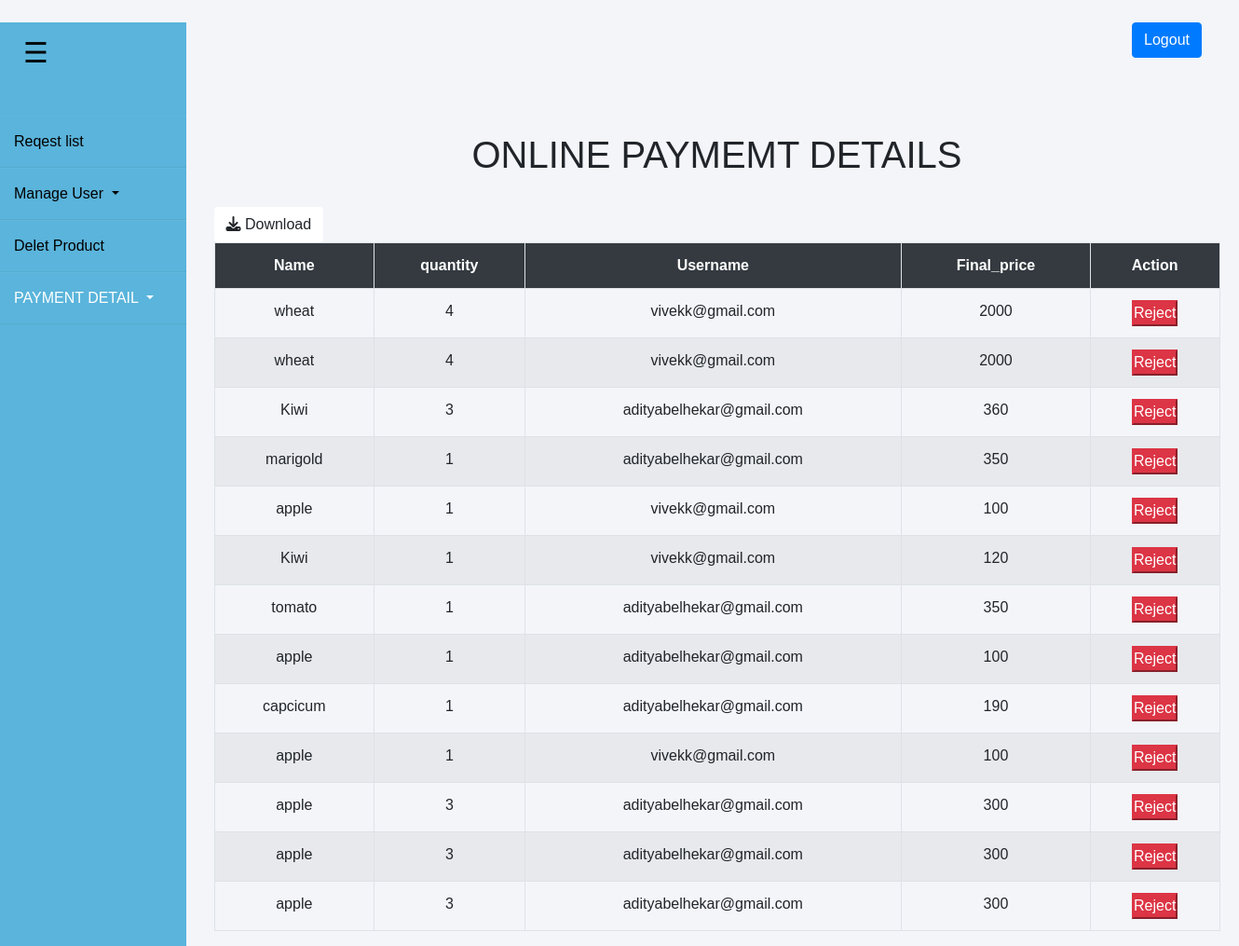
Screenshot of /adminPaymentDetail.php (signed in) with the database file from the repository.
### tables this page shows
CREATE TABLE `payment_success` (
  `id` int(11) NOT NULL,
  `payment_id` varchar(255) NOT NULL,
  `payment_status` varchar(255) NOT NULL,
  `payment_request_id` varchar(255) NOT NULL,
  `name` varchar(255) NOT NULL,
  `p_quantity` varchar(255) NOT NULL,
  `username` varchar(255) NOT NULL,
  `final_price` varchar(255) NOT NULL
);

### adminPaymentDetail.php (the view, shortened to what this page needs)
<!DOCTYPE html>
<html>
<head>
		<link rel="stylesheet" href="https://stackpath.bootstrapcdn.com/bootstrap/4.5.2/css/bootstrap.min.css">
		<link rel="stylesheet" type="text/css" href="admin_panel.css">
		 <link rel="stylesheet" href="https://stackpath.bootstrapcdn.com/font-awesome/4.7.0/css/font-awesome.min.css">
		 <link rel="stylesheet" type="text/css" href="admin_panel.css">
</head>
<body><br>
<form method="POST">
	<button class="btn btn-primary" style="float: right; margin-right: 40px;" name="Logout">Logout</button>
</form>
<div class="toggel">
<span  onclick="closeNav()">&#9776; </span>
</div>
<div id="mySidenav"class="wrapper">
    <div class="sidebar">
        <ul>
			<li><a href="Admin_index.php">Reqest list</a></li>
  			<li><a class="dropdown-toggle" href="#" id="navbarDropdownMenuLink" role="button" data-toggle="dropdown" aria-haspopup="true" aria-expanded="false">
				Manage User
    			</a>
			</li>
			<li><a   href="adminDeletProduct.php">Delet Product</a></li>
			<li>
				<a class="active dropdown-toggle" href="#" id="navbarDropdownMenuLink1" role="button" data-toggle="dropdown" aria-haspopup="true" aria-expanded="false">
				Payment Detail
    			</a>
			</li>
        </ul>
    </div>
</div>
	<div class="container" style="margin-left: 15%;">
	<div class="col-lg-12"><br><br>
		<h1 class="text-black text-center">ONLINE PAYMEMT DETAILS</h1>
		<br>
        <a href="download.php"   >
            <button class="btn" style="background-color: white; ">
                <i class="fa fa-download"></i> Download
            </button>
        </a>
		<table class="table table-striped table-hover table-bordered">
			<tr class="bg-dark text-white text-center">
				<th>Name</th>
				<th>quantity</th>
				<th>Username</th>
				<th>Final_price</th>
				<th>Action</th>
			</tr>
			<?php
				$con = mysqli_connect("localhost","root","","login1");
				 $q = "select  * from payment_success where payment_status!=''";
				 $query= mysqli_query($con,$q);
				 while ($res=mysqli_fetch_array($query)) {
			?>
			<tr class="text-center">
				<td> <?php echo $res['name']; ?> </td>
				<td> <?php echo $res['p_quantity']; ?> </td>
                <td> <?php echo $res['username']; ?> </td>
				<td> <?php echo $res['final_price']; ?> </td>
				<td> <button class="btn-danger"  name="Reject" > <a href="#" class="text-white"> Reject</a></button></td>
			</tr>
				<?php
                }
			?>
		</table>
	</div>
</div>
</body>
</html>

### adminPaymentDetail.php (style rules this page uses)
* { margin: 0; padding: 0; box-sizing: border-box; list-style: none; text-decoration: none; font-family: 'Josefin Sans', sans-serif; }
body { background-color: #f3f5f9; }
.wrapper { display: flex; position: relative; }
.wrapper .sidebar { width: 200px; height: 100%; background: #5ab4db; padding: 30px 0px; position: fixed; }
.wrapper .sidebar ul li { padding: 15px; border-bottom: 1px solid #bdb8d7; border-bottom: 1px solid rgba(0, 0, 0, 0.05); border-top: 1px solid rgba(255, 255, 255, 0.05); }
.wrapper .sidebar ul li a { color: black; display: block; }
.wrapper .sidebar ul li a.active { color: #fff; text-transform: uppercase; }
.toggel span { font-size:30px; cursor:pointer; color:black; margin-left:15px; }
.toggel { height: 70px; width:200px; background-color: #5ab4db; padding: 10px; }

### rows the page displays
payment_success: name "wheat", p_quantity "4", username "vivekk@gmail.com", final_price "2000"
payment_success: name "wheat", p_quantity "4", username "vivekk@gmail.com", final_price "2000"
payment_success: name "Kiwi", p_quantity "3", username "adityabelhekar@gmail.com", final_price "360"
payment_success: name "marigold", p_quantity "1", username "adityabelhekar@gmail.com", final_price "350"
payment_success: name "apple", p_quantity "1", username "vivekk@gmail.com", final_price "100"
payment_success: name "Kiwi", p_quantity "1", username "vivekk@gmail.com", final_price "120"
payment_success: name "tomato", p_quantity "1", username "adityabelhekar@gmail.com", final_price "350"
payment_success: name "apple", p_quantity "1", username "adityabelhekar@gmail.com", final_price "100"
payment_success: name "capcicum", p_quantity "1", username "adityabelhekar@gmail.com", final_price "190"
payment_success: name "apple", p_quantity "1", username "vivekk@gmail.com", final_price "100"
payment_success: name "apple", p_quantity "3", username "adityabelhekar@gmail.com", final_price "300"
payment_success: name "apple", p_quantity "3", username "adityabelhekar@gmail.com", final_price "300"
payment_success: name "apple", p_quantity "3", username "adityabelhekar@gmail.com", final_price "300"
